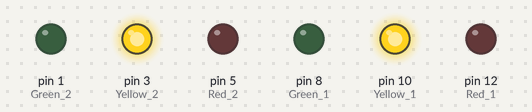
Bench run of a sketch on a simulated Arduino Uno, built with avr-gcc and run on an emulated ATmega328P. Parts: output pins drawn as LEDs (lit = HIGH).

Above: at 2.5 s.
At 7.5 s:
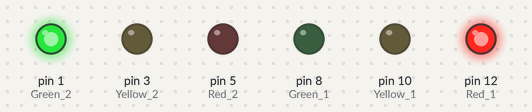
At 11.5 s:
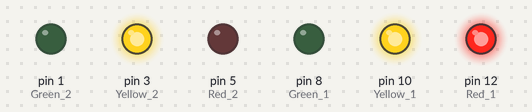
At 23.0 s:
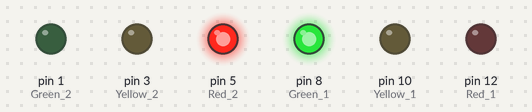
At 35.5 s:
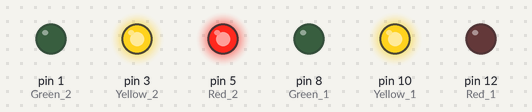
Timing chart, 0 to 42.9 s (numbered marks = the images above):
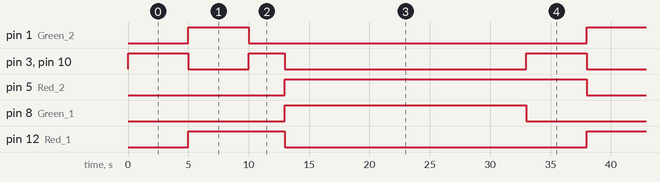

Measured:
- by itself, pin 1 (Green_2): alternates HIGH for 5.0 s and LOW for 28.0 s
- by itself, pin 3 (Yellow_2), pin 10 (Yellow_1): repeats every 33.0 s: LOW 5.0 s, HIGH 3.0 s, LOW 20.0 s, HIGH 5.0 s
- by itself, pin 5 (Red_2): alternates HIGH for 25.0 s and LOW for 8.0 s
- by itself, pin 8 (Green_1): alternates HIGH for 20.0 s and LOW for 13.0 s
- by itself, pin 12 (Red_1): alternates HIGH for 8.0 s and LOW for 25.0 s

The sketch:

sketch_feb06b.ino
```cpp
void setup() {
  // put your setup code here, to run once:
  //light 1
pinMode(12,OUTPUT);  //Red 1
pinMode(10,OUTPUT);  //Yellow 1
pinMode(8,OUTPUT);   //Green 1
 //light 2
pinMode(5,OUTPUT);   //Red 2
pinMode(3,OUTPUT);  //Yellow 2
pinMode(1,OUTPUT);  //Green 2
}

void loop() {
  // put your main code here, to run repeatedly:
changeLights();
delay(15000);
}
void changeLights(){
  digitalWrite(8,LOW);
  digitalWrite(10,HIGH);
  digitalWrite(3,HIGH);
  delay(5000);
  digitalWrite(10,LOW);
  digitalWrite(12,HIGH);
  digitalWrite(3,LOW);
  digitalWrite(5,LOW);
  digitalWrite(1,HIGH);
  delay(5000);
  digitalWrite(10,HIGH);
  digitalWrite(3,HIGH);
  digitalWrite(1,LOW);
  delay(3000);
  digitalWrite(8,HIGH);
  digitalWrite(10,LOW);
  digitalWrite(12,LOW);
  digitalWrite(3,LOW);
  digitalWrite(5,HIGH);
  delay(5000);
}
```
